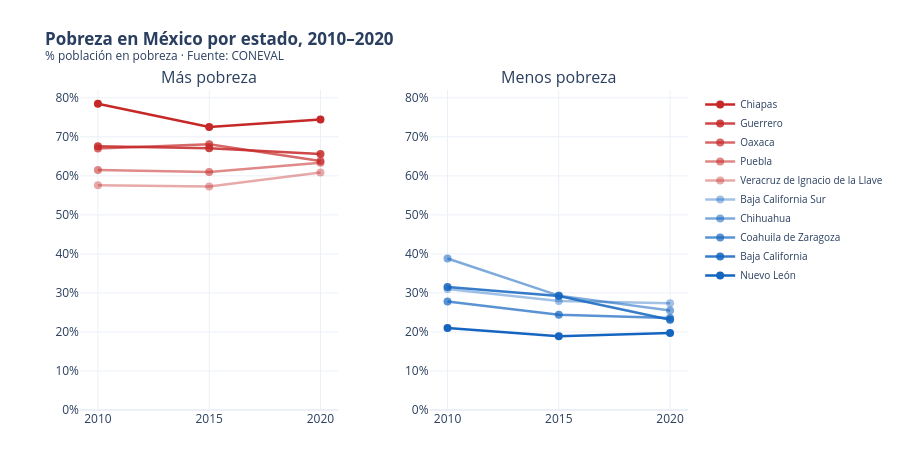

Notebook source saved alongside this figure:
### Markdown cell above
### Grafica 1 : "Evolucion de pobreza por estado".
Comparamos los 5 estados con mas pobreza vs los 5 con menos pobreza,
observando como cambio entre 2010, 2015 y 2020.

### Code cell
df_s = df_pob.sort_values('pct_2020', ascending=False).reset_index(drop=True)
top5 = df_s.head(5).reset_index(drop=True)
bot5 = df_s.tail(5).reset_index(drop=True)
anios = [2010, 2015, 2020]

fig = make_subplots(
    rows=1, cols=2,
    subplot_titles=(
        'Más pobreza',       
        'Menos pobreza'
    ),
    horizontal_spacing=0.15
)


for i in range(len(top5)):
    r = top5.iloc[i]
    a = round(1 - i * 0.15, 2)
    fig.add_trace(go.Scatter(
        x=anios,
        y=[r['pct_2010'], r['pct_2015'], r['pct_2020']],
        name=r['estado'],
        mode='lines+markers',
        line=dict(color=f'rgba(198,40,40,{a})', width=2.5),
        marker=dict(size=8),
        hovertemplate=f'<b>{r["estado"]}</b><br>%{{x}}: %{{y:.1f}}%<extra></extra>'
    ), row=1, col=1)


for i in range(len(bot5)):
    r = bot5.iloc[i]
    a = round(0.4 + i * 0.15, 2)
    fig.add_trace(go.Scatter(
        x=anios,
        y=[r['pct_2010'], r['pct_2015'], r['pct_2020']],
        name=r['estado'],
        mode='lines+markers',
        line=dict(color=f'rgba(21,101,192,{a})', width=2.5),
        marker=dict(size=8),
        hovertemplate=f'<b>{r["estado"]}</b><br>%{{x}}: %{{y:.1f}}%<extra></extra>'
    ), row=1, col=2)

fig.update_layout(
    title='<b>Pobreza en México por estado, 2010–2020</b><br>'
          '<sup>% población en pobreza · Fuente: CONEVAL</sup>',
    template='plotly_white',
    height=450,
    legend=dict(font=dict(size=10), x=1.02),
    margin=dict(t=90, b=40, r=200)
)
fig.update_yaxes(ticksuffix='%', range=[0, 82])
fig.update_xaxes(tickvals=[2010, 2015, 2020])
fig.show()

### Figure 1 — Plotly figure (JSON) as saved in the notebook; plotly's stock layout.template omitted (floating-point values rounded to 4 significant figures)
{"data": [{"hovertemplate": "<b>Chiapas</b><br>%{x}: %{y:.1f}%<extra></extra>", "line": {"color": "rgba(198,40,40,1.0)", "width": 2.5}, "marker": {"size": 8}, "mode": "lines+markers", "name": "Chiapas", "type": "scatter", "x": [2010, 2015, 2020], "xaxis": "x", "y": [78.48, 72.55, 74.43], "yaxis": "y"}, {"hovertemplate": "<b>Guerrero</b><br>%{x}: %{y:.1f}%<extra></extra>", "line": {"color": "rgba(198,40,40,0.85)", "width": 2.5}, "marker": {"size": 8}, "mode": "lines+markers", "name": "Guerrero", "type": "scatter", "x": [2010, 2015, 2020], "xaxis": "x", "y": [67.57, 67.1, 65.62], "yaxis": "y"}, {"hovertemplate": "<b>Oaxaca</b><br>%{x}: %{y:.1f}%<extra></extra>", "line": {"color": "rgba(198,40,40,0.7)", "width": 2.5}, "marker": {"size": 8}, "mode": "lines+markers", "name": "Oaxaca", "type": "scatter", "x": [2010, 2015, 2020], "xaxis": "x", "y": [66.99, 68.11, 63.83], "yaxis": "y"}, {"hovertemplate": "<b>Puebla</b><br>%{x}: %{y:.1f}%<extra></extra>", "line": {"color": "rgba(198,40,40,0.55)", "width": 2.5}, "marker": {"size": 8}, "mode": "lines+markers", "name": "Puebla", "type": "scatter", "x": [2010, 2015, 2020], "xaxis": "x", "y": [61.48, 60.98, 63.37], "yaxis": "y"}, {"hovertemplate": "<b>Veracruz de Ignacio de la Llave</b><br>%{x}: %{y:.1f}%<extra></extra>", "line": {"color": "rgba(198,40,40,0.4)", "width": 2.5}, "marker": {"size": 8}, "mode": "lines+markers", "name": "Veracruz de Ignacio de la Llave", "type": "scatter", "x": [2010, 2015, 2020], "xaxis": "x", "y": [57.58, 57.27, 60.85], "yaxis": "y"}, {"hovertemplate": "<b>Baja California Sur</b><br>%{x}: %{y:.1f}%<extra></extra>", "line": {"color": "rgba(21,101,192,0.4)", "width": 2.5}, "marker": {"size": 8}, "mode": "lines+markers", "name": "Baja California Sur", "type": "scatter", "x": [2010, 2015, 2020], "xaxis": "x2", "y": [30.99, 27.93, 27.35], "yaxis": "y2"}, {"hovertemplate": "<b>Chihuahua</b><br>%{x}: %{y:.1f}%<extra></extra>", "line": {"color": "rgba(21,101,192,0.55)", "width": 2.5}, "marker": {"size": 8}, "mode": "lines+markers", "name": "Chihuahua", "type": "scatter", "x": [2010, 2015, 2020], "xaxis": "x2", "y": [38.81, 29.31, 25.5], "yaxis": "y2"}, {"hovertemplate": "<b>Coahuila de Zaragoza</b><br>%{x}: %{y:.1f}%<extra></extra>", "line": {"color": "rgba(21,101,192,0.7)", "width": 2.5}, "marker": {"size": 8}, "mode": "lines+markers", "name": "Coahuila de Zaragoza", "type": "scatter", "x": [2010, 2015, 2020], "xaxis": "x2", "y": [27.81, 24.43, 23.58], "yaxis": "y2"}, {"hovertemplate": "<b>Baja California</b><br>%{x}: %{y:.1f}%<extra></extra>", "line": {"color": "rgba(21,101,192,0.85)", "width": 2.5}, "marker": {"size": 8}, "mode": "lines+markers", "name": "Baja California", "type": "scatter", "x": [2010, 2015, 2020], "xaxis": "x2", "y": [31.52, 29.2, 23.12], "yaxis": "y2"}, {"hovertemplate": "<b>Nuevo León</b><br>%{x}: %{y:.1f}%<extra></extra>", "line": {"color": "rgba(21,101,192,1.0)", "width": 2.5}, "marker": {"size": 8}, "mode": "lines+markers", "name": "Nuevo León", "type": "scatter", "x": [2010, 2015, 2020], "xaxis": "x2", "y": [21.02, 18.88, 19.7], "yaxis": "y2"}], "layout": {"annotations": [{"font": {"size": 16}, "showarrow": false, "text": "Más pobreza", "x": 0.2125, "xanchor": "center", "xref": "paper", "y": 1, "yanchor": "bottom", "yref": "paper"}, {"font": {"size": 16}, "showarrow": false, "text": "Menos pobreza", "x": 0.7875, "xanchor": "center", "xref": "paper", "y": 1, "yanchor": "bottom", "yref": "paper"}], "height": 450, "legend": {"font": {"size": 10}, "x": 1.02}, "margin": {"b": 40, "r": 200, "t": 90}, "title": {"text": "<b>Pobreza en México por estado, 2010–2020</b><br><sup>% población en pobreza · Fuente: CONEVAL</sup>"}, "xaxis": {"anchor": "y", "domain": [0, 0.425], "tickvals": [2010, 2015, 2020]}, "xaxis2": {"anchor": "y2", "domain": [0.575, 1], "tickvals": [2010, 2015, 2020]}, "yaxis": {"anchor": "x", "domain": [0, 1], "range": [0, 82], "ticksuffix": "%"}, "yaxis2": {"anchor": "x2", "domain": [0, 1], "range": [0, 82], "ticksuffix": "%"}}}
